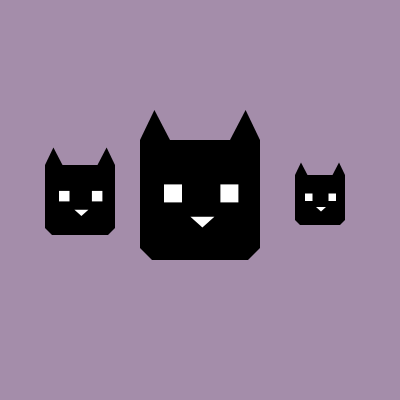
Frame 1 (no input)
Frame 60 (no input): identical to frame 1, image omitted
Frame 120 (the mouse pressed at the canvas centre since frame 60): identical to frame 1, image omitted

The p5.js sketch that drew this single still picture (run headless with seeded random() and noise() and a simulated clock; from frame 60 on, the mouse is pressed at the canvas centre):

// p5.js sketch
// ── sketch.js
function setup() {
  createCanvas(400, 400);
}

function draw() {
  background("#a48daa");

  drawCat(80, 200, 0.7);   
  drawCat(200, 200, 1.2);  
  drawCat(320, 200, 0.5); 
}

function drawCat(x, y, s) {
  push();
  translate(x, y);
  scale(s);

  fill(0, 0, 0);
  noStroke();
  rect(-50, -50, 100, 100);
  triangle(-50, -50, -38, -75, -25, -50);
  triangle(25, -50, 38, -75, 50, -50);

  fill(255, 255, 255);
  rect(-30, -13, 15, 15);
  rect(17, -13, 15, 15);
  triangle(-8, 14, 12, 14, 2, 23);

  fill("#a48daa");
  triangle(-50, 40, -40, 50, -50, 50);
  triangle(50, 40, 50, 50, 40, 50);

  pop();
}
